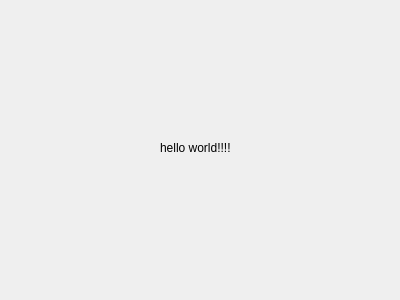
<?xml version="1.0" encoding="UTF-8"?>
<ui version="4.0">
 <class>Dialog</class>
 <widget class="QDialog" name="Dialog">
  <property name="geometry">
   <rect>
    <x>0</x>
    <y>0</y>
    <width>400</width>
    <height>300</height>
   </rect>
  </property>
  <property name="windowTitle">
   <string>Dialog</string>
  </property>
  <widget class="QLabel" name="label">
   <property name="geometry">
    <rect>
     <x>160</x>
     <y>140</y>
     <width>121</width>
     <height>16</height>
    </rect>
   </property>
   <property name="text">
    <string>hello world!!!!</string>
   </property>
  </widget>
 </widget>
 <resources/>
 <connections/>
</ui>
